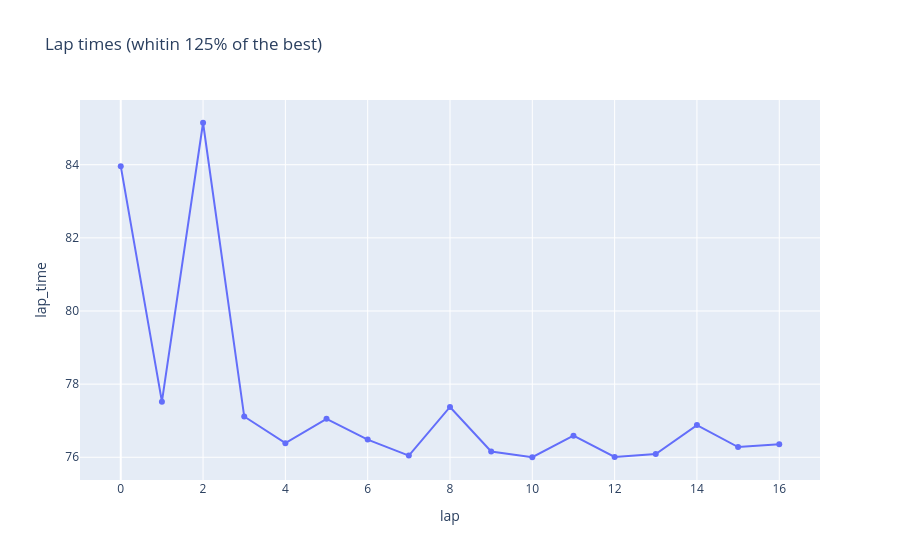

The cell this chart's notebook holds for it:
### Code cell
laps.sectors.start_line = Segment(s1, s2)
laps.sectors.sector_lines = [
    # Segment(s3, s4),
    # Segment(s5, s6),
]
laps.update()

laps_times = pd.DataFrame(
    [
        dict(
            lap=i,
            lap_time=laps.lap_time(i),
            **{f"S{j + 1}": laps.sector_time(3 * i + j) for j in range(3)},
        )
        for i in range(laps.laps_count())
    ]
)

# Filter out laps around pits
non_outliars = laps_times["lap_time"] > 10

# Filter out slow laps: in-between sessions, bunch of yellows, etc.
non_outliars &= (
    laps_times["lap_time"] < 1.25 * laps_times.loc[non_outliars, "lap_time"].min()
)

px.line(
    laps_times.where(non_outliars),
    x="lap",
    y="lap_time",
    title=r"Lap times (whitin 125% of the best)",
    markers=True,
)

### Figure 1 — Plotly figure (JSON) as saved in the notebook; plotly's stock layout.template omitted (floating-point values rounded to 4 significant figures)
{"data": [{"hovertemplate": "lap=%{x}<br>lap_time=%{y}<extra></extra>", "legendgroup": "", "line": {"color": "#636efa", "dash": "solid"}, "marker": {"symbol": "circle"}, "mode": "lines+markers", "name": "", "orientation": "v", "showlegend": false, "type": "scatter", "x": [0.0, 1.0, 2.0, 3.0, 4.0, 5.0, 6.0, 7.0, 8.0, 9.0, 10.0, 11.0, 12.0, 13.0, 14.0, 15.0, 16.0, NaN], "xaxis": "x", "y": [83.96, 77.52, 85.15, 77.11, 76.39, 77.05, 76.48, 76.05, 77.38, 76.16, 76.0, 76.59, 76.01, 76.09, 76.88, 76.28, 76.36, NaN], "yaxis": "y"}], "layout": {"legend": {"tracegroupgap": 0}, "title": {"text": "Lap times (whitin 125% of the best)"}, "xaxis": {"anchor": "y", "domain": [0, 1], "title": {"text": "lap"}}, "yaxis": {"anchor": "x", "domain": [0, 1], "title": {"text": "lap_time"}}}}
